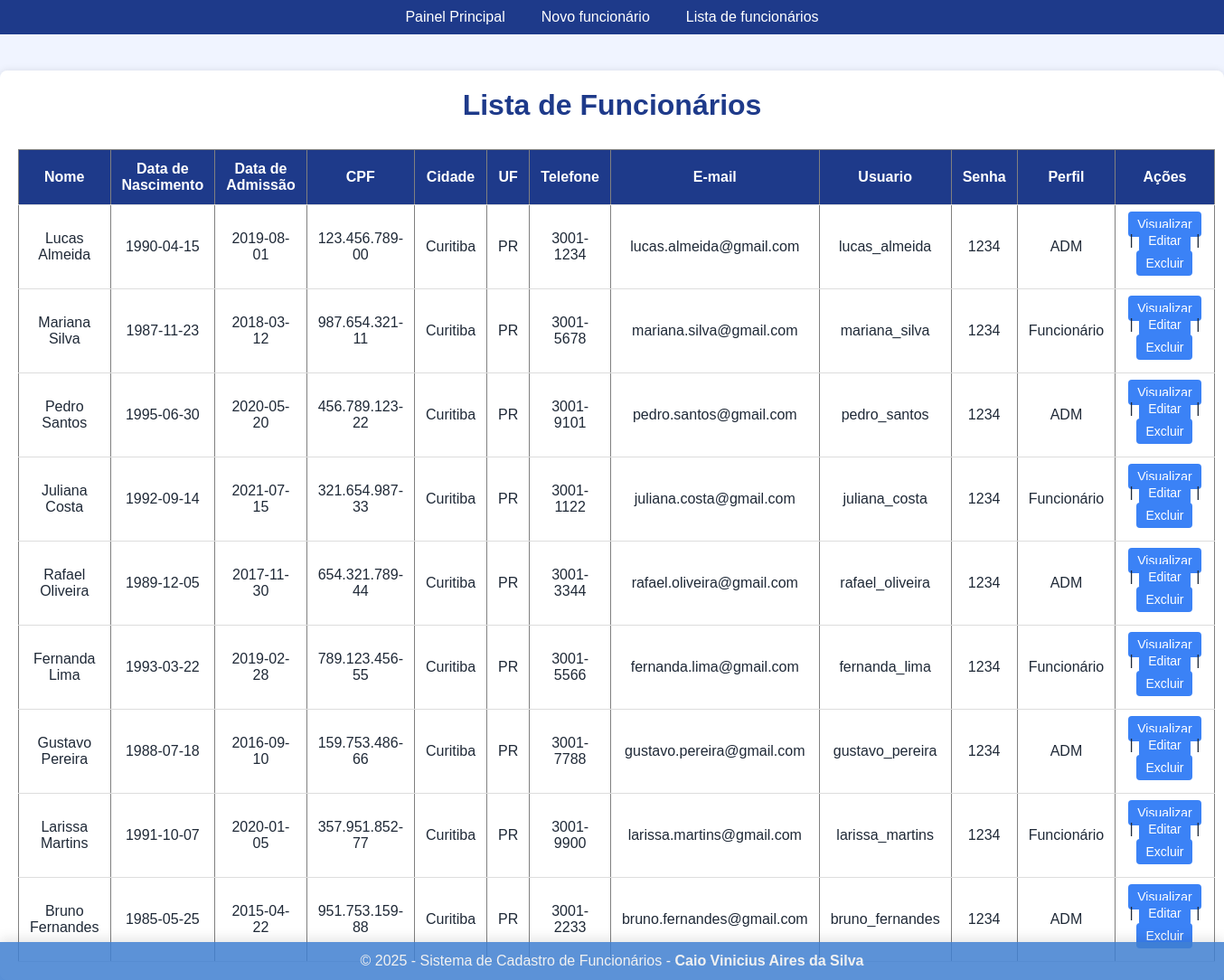
/Selenium/listar.php, run on the app's committed database.
### tables this page shows
CREATE TABLE funcionarios(
	id INT AUTO_INCREMENT NOT NULL,
    nome_completo VARCHAR(255) NOT NULL,
    data_nascimento DATE NOT NULL,
    data_admissao DATE NOT NULL,
    cpf VARCHAR(40) NOT NULL,
    cidade VARCHAR(80) NOT NULL,
    uf CHAR(2) NOT NULL,
    telefone VARCHAR(40) NOT NULL,
    email VARCHAR(255) NOT NULL,
    usuario VARCHAR(80) NOT NULL,
    senha VARCHAR(80) NOT NULL,
    perfil VARCHAR(30) NOT NULL,
    PRIMARY KEY (id)
);

### Selenium/listar.php (the view, shortened to what this page needs)
<?php
require_once 'includes/conexao.php';
require_once 'includes/cabecalho.php';
$sql = "SELECT * FROM funcionarios";
$stmt = $pdo->prepare($sql);
$stmt->execute();
$funcionarios = $stmt->fetchAll(PDO::FETCH_ASSOC);
?>
<!DOCTYPE html>
<html lang="pt-br">
<head>
    <link rel="stylesheet" href="estilo.css">
</head>
<body>
    <div class="lista-funcionarios">
        <h1>Lista de Funcionários</h1>
        <?php if ($funcionarios): ?>
        <table border="1" cellpadding="10" id="tabela_funcionarios" name="tabela_funcionarios">
            <tr>
                <th>Nome</th>
                <th>Data de Nascimento</th>
                <th>Data de Admissão</th>
                <th>CPF</th>
                <th>Cidade</th>
                <th>UF</th>
                <th>Telefone</th>
                <th>E-mail</th>
                <th>Usuario</th>
                <th>Senha</th>
                <th>Perfil</th>
                <th>Ações</th>
            </tr>
            <?php foreach ($funcionarios as $funcionario): ?>
            <tr>
                <td><?= htmlspecialchars($funcionario['nome_completo']) ?></td>
                <td><?= htmlspecialchars($funcionario['data_nascimento']) ?></td>
                <td><?= htmlspecialchars($funcionario['data_admissao']) ?></td>
                <td><?= htmlspecialchars($funcionario['cpf']) ?></td>
                <td><?= htmlspecialchars($funcionario['cidade']) ?></td>
                <td><?= htmlspecialchars($funcionario['uf']) ?></td>
                <td><?= htmlspecialchars($funcionario['telefone']) ?></td>
                <td><?= htmlspecialchars($funcionario['email']) ?></td>
                <td><?= htmlspecialchars($funcionario['usuario']) ?></td>
                <td><?= htmlspecialchars($funcionario['senha']) ?></td>
                <td><?= htmlspecialchars($funcionario['perfil']) ?></td>
                <td>
                    <a href="visualizar.php?id=<?= $funcionario['id'] ?>">Visualizar</a> |
                    <a href="atualizar.php?id=<?= $funcionario['id'] ?>">Editar</a> |
                    <form method="post" style="display:inline;" onsubmit="return confirm('Tem certeza que deseja excluir?')">
                        <button type="submit">Excluir</button>
                    </form>
                </td>
            </tr>
            <?php endforeach; ?>
        </table>
        <?php else: ?>
            <p>Nenhum funcionário cadastrado.</p>
        <?php endif; ?>
    </div>
    <?php require_once 'includes/rodape.php'; ?>
</body>
</html>

### Selenium/includes/cabecalho.php (shortened to what this page needs)
<!DOCTYPE html>
<html lang="en">
<head>
    <link rel="stylesheet" href="estilo.css">
</head>
<body>
    <nav class="navbar">
        <ul>
            <li><a href="index.php">Painel Principal</a></li>
            <li><a href="criar.php">Novo funcionário</a></li>
            <li><a href="listar.php" >Lista de funcionários</a></li>
        </ul>
    </nav>

### Selenium/includes/rodape.php
<footer class="rodape">
  <p>&copy; <?= date('Y') ?> - Sistema de Cadastro de Funcionários - <strong>Caio Vinicius Aires da Silva</strong></p>
</footer>
</body>
</html>

### Selenium/estilo.css (style rules this page uses)
* { margin: 0; padding: 0; box-sizing: border-box; font-family: Arial, sans-serif; }
html, body { height: 100%; background-color: #F0F4FF; color: #1F2937; }
.navbar { background-color: #1E3A8A; padding: 10px 0; }
.navbar ul { list-style: none; display: flex; justify-content: center; }
.navbar li { margin: 0 10px; }
.navbar a { color: white; text-decoration: none; padding: 5px 10px; }
form { display: flex; flex-direction: column; }
button { padding: 8px; border: none; background-color: #3B82F6; color: white; border-radius: 4px; cursor: pointer; }
.lista-funcionarios { max-width: 1450px; margin: 40px auto; padding: 20px; background: #fff; border-radius: 8px; box-shadow: 0 0 8px rgba(0,0,0,0.1); color: #1F2937; }
.lista-funcionarios h1 { color: #1E3A8A; text-align: center; margin-bottom: 30px; }
.lista-funcionarios table { width: 100%; border-collapse: collapse; }
.lista-funcionarios th, .lista-funcionarios td { padding: 12px; text-align: center; border-bottom: 1px solid #ddd; }
.lista-funcionarios th { background-color: #1E3A8A; color: white; }
.lista-funcionarios a, .lista-funcionarios button { padding: 6px 10px; margin: 2px; font-size: 14px; border: none; border-radius: 4px; text-decoration: none; color: white; background-color: #3B82F6; cursor: pointer; }
.lista-funcionarios form { display: inline; }
.rodape { position: fixed; bottom: 0; left: 0; width: 100%; background-color: rgba(64, 127, 209, 0.85); color: #f1f1f1; text-align: center; padding: 12px 10px; font-size: 16px; box-shadow: 0 -4px 12px rgba(0,0,0,0.1); z-index: 1000; }
.rodape strong { color: #f1f1f1; }

### data on the page
funcionarios: nome_completo "Lucas Almeida", data_nascimento "1990-04-15", data_admissao "2019-08-01", cpf "123.456.789-00", cidade "Curitiba", uf "PR", telefone "3001-1234", email "lucas.almeida@gmail.com", usuario "lucas_almeida", senha "1234", perfil "ADM"
funcionarios: nome_completo "Mariana Silva", data_nascimento "1987-11-23", data_admissao "2018-03-12", cpf "987.654.321-11", cidade "Curitiba", uf "PR", telefone "3001-5678", email "mariana.silva@gmail.com", usuario "mariana_silva", senha "1234", perfil "Funcionário"
funcionarios: nome_completo "Pedro Santos", data_nascimento "1995-06-30", data_admissao "2020-05-20", cpf "456.789.123-22", cidade "Curitiba", uf "PR", telefone "3001-9101", email "pedro.santos@gmail.com", usuario "pedro_santos", senha "1234", perfil "ADM"
funcionarios: nome_completo "Juliana Costa", data_nascimento "1992-09-14", data_admissao "2021-07-15", cpf "321.654.987-33", cidade "Curitiba", uf "PR", telefone "3001-1122", email "juliana.costa@gmail.com", usuario "juliana_costa", senha "1234", perfil "Funcionário"
funcionarios: nome_completo "Rafael Oliveira", data_nascimento "1989-12-05", data_admissao "2017-11-30", cpf "654.321.789-44", cidade "Curitiba", uf "PR", telefone "3001-3344", email "rafael.oliveira@gmail.com", usuario "rafael_oliveira", senha "1234", perfil "ADM"
funcionarios: nome_completo "Fernanda Lima", data_nascimento "1993-03-22", data_admissao "2019-02-28", cpf "789.123.456-55", cidade "Curitiba", uf "PR", telefone "3001-5566", email "fernanda.lima@gmail.com", usuario "fernanda_lima", senha "1234", perfil "Funcionário"
funcionarios: nome_completo "Gustavo Pereira", data_nascimento "1988-07-18", data_admissao "2016-09-10", cpf "159.753.486-66", cidade "Curitiba", uf "PR", telefone "3001-7788", email "gustavo.pereira@gmail.com", usuario "gustavo_pereira", senha "1234", perfil "ADM"
funcionarios: nome_completo "Larissa Martins", data_nascimento "1991-10-07", data_admissao "2020-01-05", cpf "357.951.852-77", cidade "Curitiba", uf "PR", telefone "3001-9900", email "larissa.martins@gmail.com", usuario "larissa_martins", senha "1234", perfil "Funcionário"
funcionarios: nome_completo "Bruno Fernandes", data_nascimento "1985-05-25", data_admissao "2015-04-22", cpf "951.753.159-88", cidade "Curitiba", uf "PR", telefone "3001-2233", email "bruno.fernandes@gmail.com", usuario "bruno_fernandes", senha "1234", perfil "ADM"
